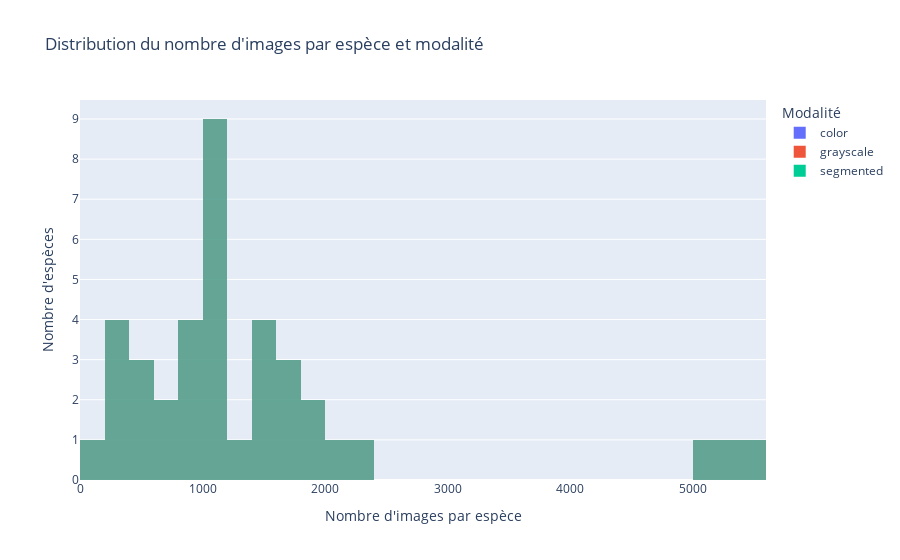
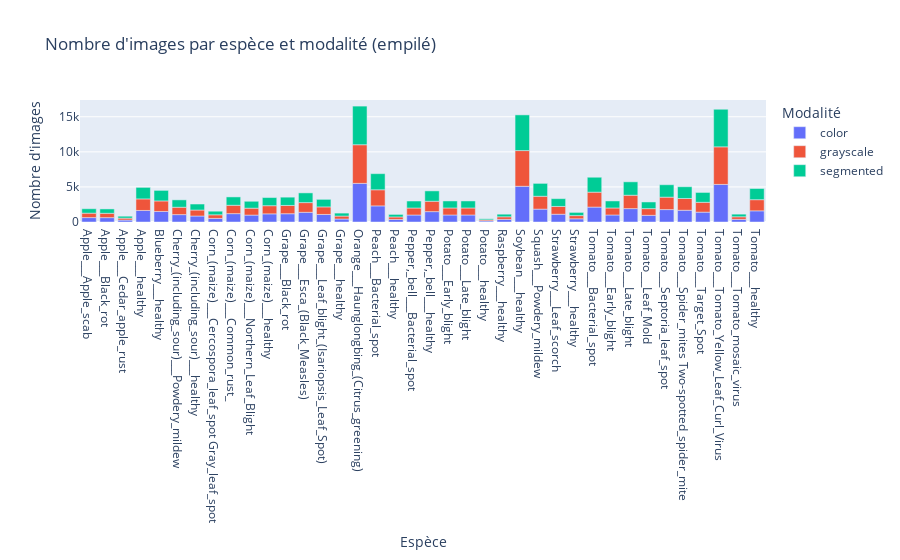

The notebook cell saved with these charts, in order:
### Code cell
from pathlib import Path
import pandas as pd
import plotly.express as px

def count_files_by_species(dataset_root):
    root_path = Path(dataset_root)
    records = []
    for modality_dir in root_path.iterdir():
        if modality_dir.is_dir():
            modality = modality_dir.name
            for species_dir in modality_dir.iterdir():
                if species_dir.is_dir():
                    species = species_dir.name
                    count = len(list(species_dir.glob('*')))
                    records.append({'modality': modality, 'species': species, 'count': count})
    df_records = pd.DataFrame(records)
    df_pivot = df_records.pivot(index='species', columns='modality', values='count').fillna(0).astype(int)
    return df_records, df_pivot

dataset_root = 'dataset/dataset/plantvillage/plantvillage dataset'
df_records, df_pivot = count_files_by_species(dataset_root)

fig1 = px.histogram(
    df_records,
    x='count',
    color='modality',
    barmode='overlay',
    nbins=50,
    title="Distribution du nombre d'images par espèce et modalité",
    labels={'count': "Nombre d'images", 'modality': "Modalité"}
)
fig1.update_layout(
    xaxis_title="Nombre d'images par espèce",
    yaxis_title="Nombre d'espèces",
    legend_title="Modalité"
)
fig1.show()

df_pivot_reset = df_pivot.reset_index().melt(id_vars='species', var_name='modality', value_name='count')

fig2 = px.bar(
    df_pivot_reset,
    x='species',
    y='count',
    color='modality',
    title="Nombre d'images par espèce et modalité (empilé)"
)
fig2.update_layout(
    xaxis_title="Espèce",
    yaxis_title="Nombre d'images",
    legend_title="Modalité"
)
fig2.show()

### Figure 1 — Plotly figure (JSON) as saved in the notebook; plotly's stock layout.template omitted (floating-point values rounded to 4 significant figures)
{"data": [{"bingroup": "x", "hovertemplate": "Modalité=color<br>Nombre d'images=%{x}<br>count=%{y}<extra></extra>", "legendgroup": "color", "marker": {"color": "#636efa", "opacity": 0.5, "pattern": {"shape": ""}}, "name": "color", "nbinsx": 50, "orientation": "v", "showlegend": true, "type": "histogram", "x": [275, 1162, 456, 1404, 1676, 5507, 1000, 152, 854, 621, 1835, 2297, 1645, 1502, 1192, 5357, 1109, 2127, 1000, 1076, 985, 1052, 997, 1383, 373, 1000, 952, 630, 1591, 1478, 1180, 423, 5090, 371, 1771, 1909, 360, 513], "xaxis": "x", "yaxis": "y"}, {"bingroup": "x", "hovertemplate": "Modalité=grayscale<br>Nombre d'images=%{x}<br>count=%{y}<extra></extra>", "legendgroup": "grayscale", "marker": {"color": "#EF553B", "opacity": 0.5, "pattern": {"shape": ""}}, "name": "grayscale", "nbinsx": 50, "orientation": "v", "showlegend": true, "type": "histogram", "x": [275, 1162, 456, 1404, 1676, 5507, 1000, 152, 854, 621, 1835, 2297, 1645, 1502, 1192, 5357, 1109, 2127, 1000, 1076, 985, 1052, 997, 1383, 373, 1000, 952, 630, 1591, 1478, 1180, 423, 5090, 371, 1771, 1909, 360, 513], "xaxis": "x", "yaxis": "y"}, {"bingroup": "x", "hovertemplate": "Modalité=segmented<br>Nombre d'images=%{x}<br>count=%{y}<extra></extra>", "legendgroup": "segmented", "marker": {"color": "#00cc96", "opacity": 0.5, "pattern": {"shape": ""}}, "name": "segmented", "nbinsx": 50, "orientation": "v", "showlegend": true, "type": "histogram", "x": [275, 1162, 456, 1404, 1676, 5507, 1000, 152, 854, 621, 1835, 2297, 1645, 1502, 1192, 5357, 1109, 2127, 1000, 1076, 985, 1052, 997, 1384, 373, 1000, 952, 630, 1591, 1478, 1180, 423, 5090, 371, 1771, 1909, 360, 513], "xaxis": "x", "yaxis": "y"}], "layout": {"barmode": "overlay", "legend": {"title": {"text": "Modalité"}, "tracegroupgap": 0}, "title": {"text": "Distribution du nombre d'images par espèce et modalité"}, "xaxis": {"anchor": "y", "domain": [0, 1], "title": {"text": "Nombre d'images par espèce"}}, "yaxis": {"anchor": "x", "domain": [0, 1], "title": {"text": "Nombre d'espèces"}}}}

### Figure 2 — Plotly figure (JSON) as saved in the notebook; plotly's stock layout.template omitted (floating-point values rounded to 4 significant figures)
{"data": [{"hovertemplate": "modality=color<br>species=%{x}<br>count=%{y}<extra></extra>", "legendgroup": "color", "marker": {"color": "#636efa", "pattern": {"shape": ""}}, "name": "color", "orientation": "v", "showlegend": true, "textposition": "auto", "type": "bar", "x": ["Apple___Apple_scab", "Apple___Black_rot", "Apple___Cedar_apple_rust", "Apple___healthy", "Blueberry___healthy", "Cherry_(including_sour)___Powdery_mildew", "Cherry_(including_sour)___healthy", "Corn_(maize)___Cercospora_leaf_spot Gray_leaf_spot", "Corn_(maize)___Common_rust_", "Corn_(maize)___Northern_Leaf_Blight", "Corn_(maize)___healthy", "Grape___Black_rot", "Grape___Esca_(Black_Measles)", "Grape___Leaf_blight_(Isariopsis_Leaf_Spot)", "Grape___healthy", "Orange___Haunglongbing_(Citrus_greening)", "Peach___Bacterial_spot", "Peach___healthy", "Pepper,_bell___Bacterial_spot", "Pepper,_bell___healthy", "Potato___Early_blight", "Potato___Late_blight", "Potato___healthy", "Raspberry___healthy", "Soybean___healthy", "Squash___Powdery_mildew", "Strawberry___Leaf_scorch", "Strawberry___healthy", "Tomato___Bacterial_spot", "Tomato___Early_blight", "Tomato___Late_blight", "Tomato___Leaf_Mold", "Tomato___Septoria_leaf_spot", "Tomato___Spider_mites Two-spotted_spider_mite", "Tomato___Target_Spot", "Tomato___Tomato_Yellow_Leaf_Curl_Virus", "Tomato___Tomato_mosaic_virus", "Tomato___healthy"], "xaxis": "x", "y": [630, 621, 275, 1645, 1502, 1052, 854, 513, 1192, 985, 1162, 1180, 1383, 1076, 423, 5507, 2297, 360, 997, 1478, 1000, 1000, 152, 371, 5090, 1835, 1109, 456, 2127, 1000, 1909, 952, 1771, 1676, 1404, 5357, 373, 1591], "yaxis": "y"}, {"hovertemplate": "modality=grayscale<br>species=%{x}<br>count=%{y}<extra></extra>", "legendgroup": "grayscale", "marker": {"color": "#EF553B", "pattern": {"shape": ""}}, "name": "grayscale", "orientation": "v", "showlegend": true, "textposition": "auto", "type": "bar", "x": ["Apple___Apple_scab", "Apple___Black_rot", "Apple___Cedar_apple_rust", "Apple___healthy", "Blueberry___healthy", "Cherry_(including_sour)___Powdery_mildew", "Cherry_(including_sour)___healthy", "Corn_(maize)___Cercospora_leaf_spot Gray_leaf_spot", "Corn_(maize)___Common_rust_", "Corn_(maize)___Northern_Leaf_Blight", "Corn_(maize)___healthy", "Grape___Black_rot", "Grape___Esca_(Black_Measles)", "Grape___Leaf_blight_(Isariopsis_Leaf_Spot)", "Grape___healthy", "Orange___Haunglongbing_(Citrus_greening)", "Peach___Bacterial_spot", "Peach___healthy", "Pepper,_bell___Bacterial_spot", "Pepper,_bell___healthy", "Potato___Early_blight", "Potato___Late_blight", "Potato___healthy", "Raspberry___healthy", "Soybean___healthy", "Squash___Powdery_mildew", "Strawberry___Leaf_scorch", "Strawberry___healthy", "Tomato___Bacterial_spot", "Tomato___Early_blight", "Tomato___Late_blight", "Tomato___Leaf_Mold", "Tomato___Septoria_leaf_spot", "Tomato___Spider_mites Two-spotted_spider_mite", "Tomato___Target_Spot", "Tomato___Tomato_Yellow_Leaf_Curl_Virus", "Tomato___Tomato_mosaic_virus", "Tomato___healthy"], "xaxis": "x", "y": [630, 621, 275, 1645, 1502, 1052, 854, 513, 1192, 985, 1162, 1180, 1383, 1076, 423, 5507, 2297, 360, 997, 1478, 1000, 1000, 152, 371, 5090, 1835, 1109, 456, 2127, 1000, 1909, 952, 1771, 1676, 1404, 5357, 373, 1591], "yaxis": "y"}, {"hovertemplate": "modality=segmented<br>species=%{x}<br>count=%{y}<extra></extra>", "legendgroup": "segmented", "marker": {"color": "#00cc96", "pattern": {"shape": ""}}, "name": "segmented", "orientation": "v", "showlegend": true, "textposition": "auto", "type": "bar", "x": ["Apple___Apple_scab", "Apple___Black_rot", "Apple___Cedar_apple_rust", "Apple___healthy", "Blueberry___healthy", "Cherry_(including_sour)___Powdery_mildew", "Cherry_(including_sour)___healthy", "Corn_(maize)___Cercospora_leaf_spot Gray_leaf_spot", "Corn_(maize)___Common_rust_", "Corn_(maize)___Northern_Leaf_Blight", "Corn_(maize)___healthy", "Grape___Black_rot", "Grape___Esca_(Black_Measles)", "Grape___Leaf_blight_(Isariopsis_Leaf_Spot)", "Grape___healthy", "Orange___Haunglongbing_(Citrus_greening)", "Peach___Bacterial_spot", "Peach___healthy", "Pepper,_bell___Bacterial_spot", "Pepper,_bell___healthy", "Potato___Early_blight", "Potato___Late_blight", "Potato___healthy", "Raspberry___healthy", "Soybean___healthy", "Squash___Powdery_mildew", "Strawberry___Leaf_scorch", "Strawberry___healthy", "Tomato___Bacterial_spot", "Tomato___Early_blight", "Tomato___Late_blight", "Tomato___Leaf_Mold", "Tomato___Septoria_leaf_spot", "Tomato___Spider_mites Two-spotted_spider_mite", "Tomato___Target_Spot", "Tomato___Tomato_Yellow_Leaf_Curl_Virus", "Tomato___Tomato_mosaic_virus", "Tomato___healthy"], "xaxis": "x", "y": [630, 621, 275, 1645, 1502, 1052, 854, 513, 1192, 985, 1162, 1180, 1384, 1076, 423, 5507, 2297, 360, 997, 1478, 1000, 1000, 152, 371, 5090, 1835, 1109, 456, 2127, 1000, 1909, 952, 1771, 1676, 1404, 5357, 373, 1591], "yaxis": "y"}], "layout": {"barmode": "relative", "legend": {"title": {"text": "Modalité"}, "tracegroupgap": 0}, "title": {"text": "Nombre d'images par espèce et modalité (empilé)"}, "xaxis": {"anchor": "y", "domain": [0, 1], "title": {"text": "Espèce"}}, "yaxis": {"anchor": "x", "domain": [0, 1], "title": {"text": "Nombre d'images"}}}}
